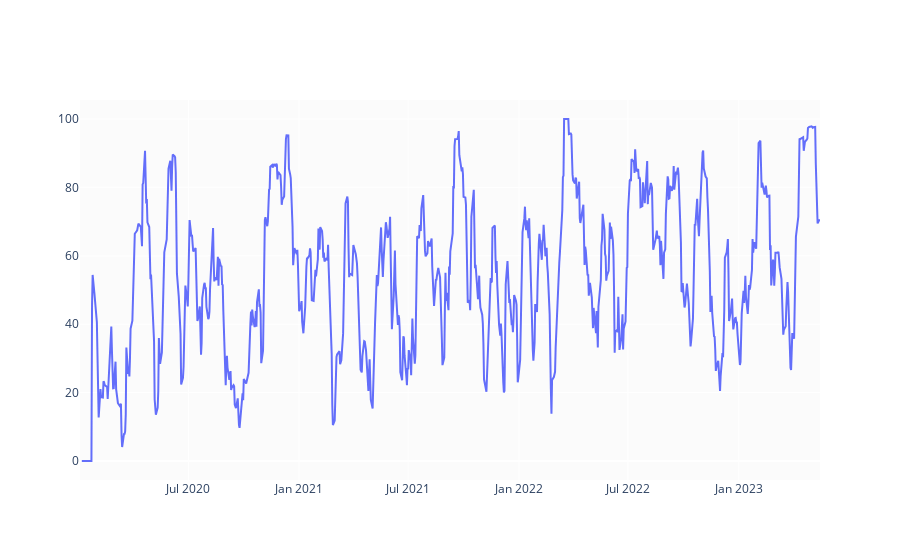

The code cell stored with this chart in its notebook:
### Code cell
def relative_strength_idx(df, n=14):
    close = df['Close']
    delta = close.diff()
    delta = delta[1:]
    pricesUp = delta.copy()
    pricesDown = delta.copy()
    pricesUp[pricesUp < 0] = 0
    pricesDown[pricesDown > 0] = 0    
    rollUp = pricesUp.rolling(n).mean()
    rollDown = pricesDown.abs().rolling(n).mean()
    rs = rollUp / rollDown
    rsi = 100.0 - (100.0 / (1.0 + rs))
    return rsi

df['RSI'] = relative_strength_idx(df).fillna(0)

fig = go.Figure(go.Scatter(x=df.Date, y=df.RSI, name='RSI'))
fig.show()

### Figure 1 — Plotly figure (JSON) as saved in the notebook; plotly's stock layout.template omitted (floating-point values rounded to 4 significant figures; data arrays with more than 128 entries replaced by an {"elided": "..."} marker saying what was removed)
{"data": [{"name": "RSI", "type": "scatter", "x": {"elided": "835 str values"}, "y": {"elided": "835 float values"}}], "layout": {}}
